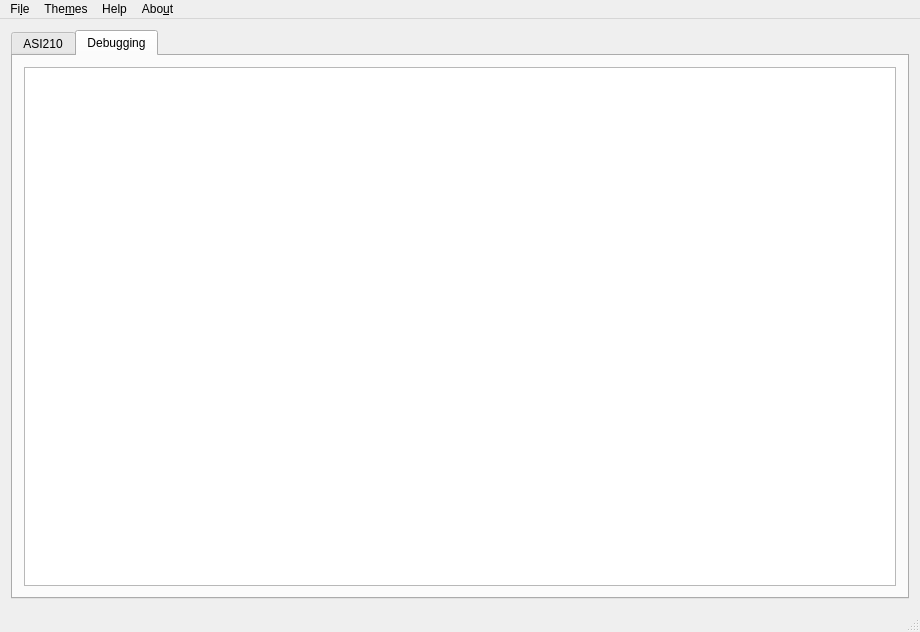
<?xml version="1.0" encoding="UTF-8"?>
<ui version="4.0">
 <class>MainWindow</class>
 <widget class="QMainWindow" name="MainWindow">
  <property name="geometry">
   <rect>
    <x>0</x>
    <y>0</y>
    <width>920</width>
    <height>632</height>
   </rect>
  </property>
  <property name="windowTitle">
   <string>ASI210</string>
  </property>
  <property name="windowIcon">
   <iconset>
    <normaloff>icon.png</normaloff>icon.png</iconset>
  </property>
  <widget class="QWidget" name="centralWidget">
   <layout class="QGridLayout" name="gridLayout">
    <item row="1" column="0">
     <widget class="QTabWidget" name="tabWidget">
      <property name="currentIndex">
       <number>1</number>
      </property>
      <widget class="QWidget" name="tab">
       <attribute name="title">
        <string>ASI210</string>
       </attribute>
       <layout class="QGridLayout" name="gridLayout_3">
        <item row="1" column="0">
         <widget class="QGroupBox" name="groupBox">
          <property name="title">
           <string/>
          </property>
          <layout class="QGridLayout" name="gridLayout_4">
           <item row="1" column="4">
            <widget class="QPushButton" name="sender">
             <property name="text">
              <string>send</string>
             </property>
            </widget>
           </item>
           <item row="1" column="2">
            <widget class="QToolButton" name="connectionstatus">
             <property name="text">
              <string>status</string>
             </property>
            </widget>
           </item>
           <item row="1" column="3">
            <widget class="QComboBox" name="comboBox"/>
           </item>
           <item row="0" column="0" colspan="5">
            <layout class="QGridLayout" name="gridLayout_2">
             <item row="1" column="3">
              <widget class="QPushButton" name="pushButton_3">
               <property name="text">
                <string/>
               </property>
              </widget>
             </item>
             <item row="0" column="0" colspan="8">
              <layout class="QHBoxLayout" name="horizontalLayout">
               <item>
                <widget class="QLCDNumber" name="lcdNumber_1">
                 <property name="font">
                  <font>
                   <pointsize>48</pointsize>
                   <weight>75</weight>
                   <italic>true</italic>
                   <bold>true</bold>
                  </font>
                 </property>
                 <property name="smallDecimalPoint">
                  <bool>false</bool>
                 </property>
                 <property name="digitCount">
                  <number>1</number>
                 </property>
                 <property name="segmentStyle">
                  <enum>QLCDNumber::Filled</enum>
                 </property>
                 <property name="intValue" stdset="0">
                  <number>1</number>
                 </property>
                </widget>
               </item>
               <item>
                <widget class="QLCDNumber" name="lcdNumber_2">
                 <property name="font">
                  <font>
                   <pointsize>48</pointsize>
                   <weight>75</weight>
                   <italic>true</italic>
                   <bold>true</bold>
                  </font>
                 </property>
                 <property name="digitCount">
                  <number>1</number>
                 </property>
                 <property name="segmentStyle">
                  <enum>QLCDNumber::Filled</enum>
                 </property>
                 <property name="intValue" stdset="0">
                  <number>0</number>
                 </property>
                </widget>
               </item>
               <item>
                <widget class="QLCDNumber" name="lcdNumber_3">
                 <property name="font">
                  <font>
                   <pointsize>48</pointsize>
                   <weight>75</weight>
                   <italic>true</italic>
                   <bold>true</bold>
                  </font>
                 </property>
                 <property name="digitCount">
                  <number>1</number>
                 </property>
                 <property name="segmentStyle">
                  <enum>QLCDNumber::Filled</enum>
                 </property>
                </widget>
               </item>
               <item>
                <widget class="QLCDNumber" name="lcdNumber_4">
                 <property name="font">
                  <font>
                   <pointsize>48</pointsize>
                   <weight>75</weight>
                   <italic>true</italic>
                   <bold>true</bold>
                  </font>
                 </property>
                 <property name="digitCount">
                  <number>1</number>
                 </property>
                 <property name="segmentStyle">
                  <enum>QLCDNumber::Filled</enum>
                 </property>
                </widget>
               </item>
               <item>
                <widget class="QLCDNumber" name="lcdNumber_5">
                 <property name="font">
                  <font>
                   <pointsize>48</pointsize>
                   <weight>75</weight>
                   <italic>true</italic>
                   <bold>true</bold>
                  </font>
                 </property>
                 <property name="digitCount">
                  <number>1</number>
                 </property>
                 <property name="segmentStyle">
                  <enum>QLCDNumber::Filled</enum>
                 </property>
                </widget>
               </item>
              </layout>
             </item>
             <item row="1" column="2">
              <widget class="QPushButton" name="pushButton_2">
               <property name="text">
                <string/>
               </property>
              </widget>
             </item>
             <item row="1" column="5">
              <widget class="QPushButton" name="pushButton_4">
               <property name="text">
                <string/>
               </property>
              </widget>
             </item>
             <item row="1" column="7">
              <spacer name="horizontalSpacer_2">
               <property name="orientation">
                <enum>Qt::Horizontal</enum>
               </property>
               <property name="sizeHint" stdset="0">
                <size>
                 <width>88</width>
                 <height>20</height>
                </size>
               </property>
              </spacer>
             </item>
             <item row="1" column="1">
              <widget class="QPushButton" name="pushButton_1">
               <property name="text">
                <string/>
               </property>
              </widget>
             </item>
             <item row="1" column="0">
              <spacer name="horizontalSpacer">
               <property name="orientation">
                <enum>Qt::Horizontal</enum>
               </property>
               <property name="sizeHint" stdset="0">
                <size>
                 <width>88</width>
                 <height>20</height>
                </size>
               </property>
              </spacer>
             </item>
            </layout>
           </item>
           <item row="1" column="0">
            <spacer name="horizontalSpacer_3">
             <property name="orientation">
              <enum>Qt::Horizontal</enum>
             </property>
             <property name="sizeHint" stdset="0">
              <size>
               <width>40</width>
               <height>20</height>
              </size>
             </property>
            </spacer>
           </item>
           <item row="1" column="1">
            <widget class="QToolButton" name="writeablestatus">
             <property name="text">
              <string/>
             </property>
            </widget>
           </item>
          </layout>
         </widget>
        </item>
       </layout>
      </widget>
      <widget class="QWidget" name="tab_2">
       <attribute name="title">
        <string>Debugging</string>
       </attribute>
       <layout class="QGridLayout" name="gridLayout_5">
        <item row="0" column="0">
         <widget class="QPlainTextEdit" name="console">
          <property name="readOnly">
           <bool>true</bool>
          </property>
         </widget>
        </item>
       </layout>
      </widget>
     </widget>
    </item>
   </layout>
  </widget>
  <widget class="QMenuBar" name="menuBar">
   <property name="geometry">
    <rect>
     <x>0</x>
     <y>0</y>
     <width>920</width>
     <height>34</height>
    </rect>
   </property>
   <widget class="QMenu" name="menuSettings">
    <property name="title">
     <string>The&amp;mes</string>
    </property>
    <addaction name="actionChange_Background"/>
    <addaction name="actionBlack"/>
   </widget>
   <widget class="QMenu" name="menuFile">
    <property name="title">
     <string>Fi&amp;le</string>
    </property>
   </widget>
   <widget class="QMenu" name="menuHelp">
    <property name="title">
     <string>Help</string>
    </property>
    <addaction name="separator"/>
    <addaction name="actionHow_to_use_ASI210"/>
   </widget>
   <widget class="QMenu" name="menuAbout">
    <property name="title">
     <string>Abo&amp;ut</string>
    </property>
    <addaction name="actionAbout_ASI210"/>
    <addaction name="actionAbout_Qt"/>
   </widget>
   <addaction name="menuFile"/>
   <addaction name="menuSettings"/>
   <addaction name="menuHelp"/>
   <addaction name="menuAbout"/>
  </widget>
  <widget class="QStatusBar" name="statusBar"/>
  <action name="actionAbout_ASI210">
   <property name="text">
    <string>&amp;About ASI210</string>
   </property>
   <property name="toolTip">
    <string>&lt;html&gt;&lt;head/&gt;&lt;body&gt;&lt;p&gt;&lt;span style=&quot; font-weight:600;&quot;&gt;About ASI210&lt;/span&gt;&lt;/p&gt;&lt;/body&gt;&lt;/html&gt;</string>
   </property>
  </action>
  <action name="actionChange_Background">
   <property name="text">
    <string>&amp;White</string>
   </property>
   <property name="toolTip">
    <string>&lt;html&gt;&lt;head/&gt;&lt;body&gt;&lt;p&gt;&lt;span style=&quot; font-weight:600;&quot;&gt;White&lt;/span&gt;&lt;/p&gt;&lt;/body&gt;&lt;/html&gt;</string>
   </property>
  </action>
  <action name="actionBlack">
   <property name="text">
    <string>&amp;Black</string>
   </property>
   <property name="toolTip">
    <string>&lt;html&gt;&lt;head/&gt;&lt;body&gt;&lt;p&gt;&lt;span style=&quot; font-weight:600;&quot;&gt;&lt;font color=&quot;yellow&quot;&gt;Black&lt;/font&gt;&lt;/span&gt;&lt;/p&gt;&lt;/body&gt;&lt;/html&gt;</string>
   </property>
  </action>
  <action name="actionHow_to_use_ASI210">
   <property name="text">
    <string>&amp;How to use ASI210</string>
   </property>
  </action>
  <action name="actionAbout_Qt">
   <property name="text">
    <string>About Qt</string>
   </property>
  </action>
 </widget>
 <layoutdefault spacing="6" margin="11"/>
 <resources/>
 <connections/>
</ui>
